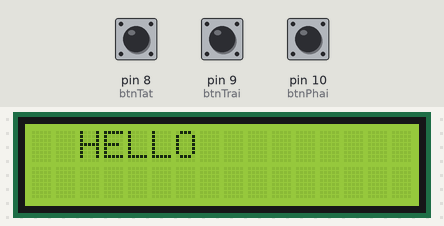
Bench run of a sketch on a simulated Arduino Uno, built with avr-gcc and run on an emulated ATmega328P. Parts: 16×2 character LCD. Inputs (shaded band) come from the test bench; at power-on: pin 9 (btnTrai) HIGH, pin 10 (btnPhai) HIGH, pin 8 (btnTat) HIGH.

Above: at 0.96 s.
1.3 s: pin 9 (btnTrai) pulled LOW for 0.75 s
At 1.97 s:
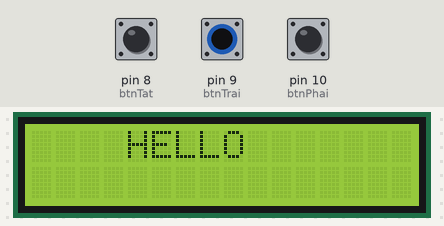
3.5 s: pin 9 (btnTrai) pulled LOW for 1 s
At 4.39 s:
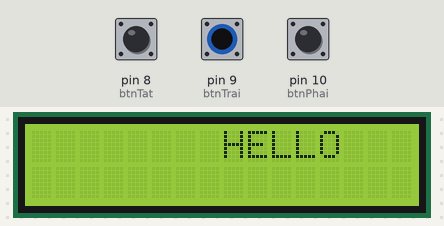
6.0 s: pin 10 (btnPhai) pulled LOW for 0.75 s
At 7.01 s:
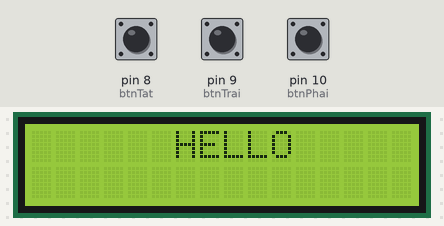
8.8 s: pin 8 (btnTat) pulled LOW for 3.2 s
13.5 s: pin 10 (btnPhai) pulled LOW for 1 s
At 14.84 s:
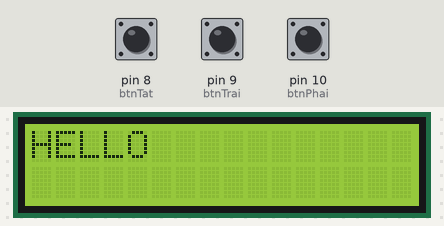
Timing chart, 0 to 16.5 s (numbered marks = the images above; inputs shaded):
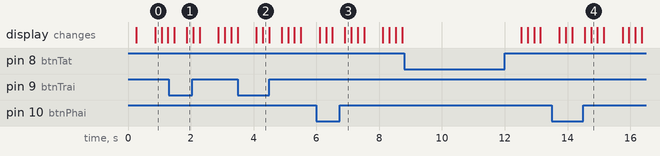

The sketch:

code_bt6.ino
```cpp
#include <LiquidCrystal.h>
LiquidCrystal lcd(12, 11, 5, 4, 3, 2);
int btnTat = 8;
int btnTrai = 9;
int btnPhai = 10;
int viTri = 0;
bool lcdOn = true;

void setup() {
  // put your setup code here, to run once:
  pinMode(btnTat, INPUT_PULLUP);
  pinMode(btnTrai, INPUT_PULLUP);
  pinMode(btnPhai, INPUT_PULLUP);
  lcd.begin(16, 2);
  lcd.setCursor(viTri, 0);
  lcd.print("HELLO");
}

void loop() {
  // put your main code here, to run repeatedly:
  //a
  if(digitalRead(btnTat) == HIGH) {
    delay(200);
    lcdOn = !lcdOn;
    if(lcdOn) {
      lcd.setCursor(viTri, 0);
      lcd.print("HELLO");
    } else {
      lcd.clear();
    }
  }
  //b
  if(digitalRead(btnTrai) == HIGH) {
    delay(200);
    if(viTri >= 2) {
      viTri -= 2;
    } else {
      viTri = 0;
    }
    if(lcdOn) {
      lcd.clear();
      lcd.setCursor(viTri, 0);
      lcd.print("HELLO");
    }
  }
  //c
  if(digitalRead(btnPhai) == HIGH) {
    delay(200);
    if(viTri <= 9) {
      viTri += 2;
    } else {
      viTri = 11;
    }
    if(lcdOn) {
      lcd.clear();
      lcd.setCursor(viTri, 0);
      lcd.print("HELLO");
    }
  }
}
```
